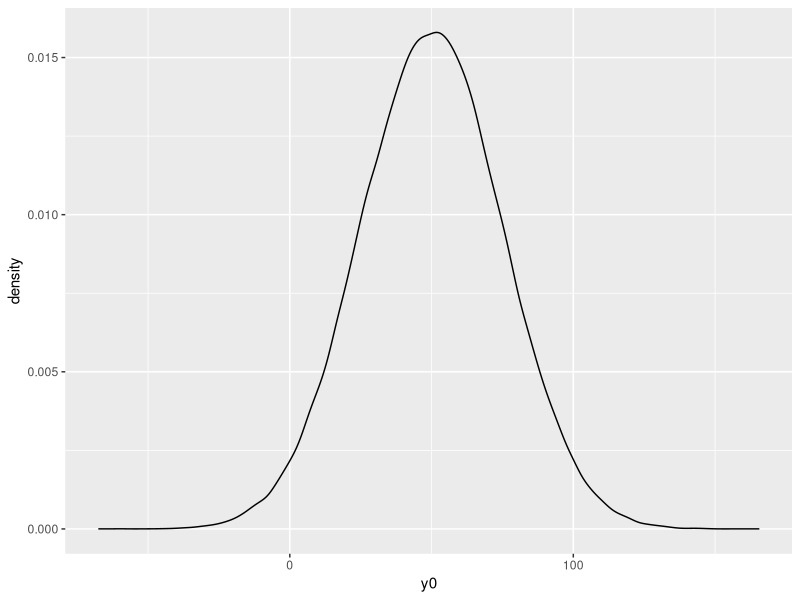

Source code (R): (Note: this script raises an error after producing the figure.)
## ---- chunk 1
knitr::opts_chunk$set(echo = TRUE)
library(ggplot2)
set.seed(12)
## ---- chunk 2
y0 <- data.frame(y0 = rnorm(n = 100000, mean = 50, sd = 25))

ggplot(y0, aes(x = y0)) +
  geom_density()
## ---- chunk 3
treatment_effect <- rnorm(n = 100000, mean = 5, sd = 4)
y0$treatment_effect <- treatment_effect
## ---- chunk 4
num_neg <- sum(y0$treatment_effect < 0)
num_neg
## ---- chunk 5
y1 = y0$y0 + y0$treatment_effect
## ---- chunk 6
dat <- data.frame(dens = c(y0,y1)
                   , Outcome = rep(c("Untreated", "Treated"), each = 100000))

ggplot(dat, aes(x = density)) +
  geom_density()
## ---- chunk 7
#your code here
## ---- chunk 8

## ---- chunk 9
#your code here
## ---- chunk 10
#your code here
## ---- chunk 11
#your code here
## ---- chunk 12
#your code here
